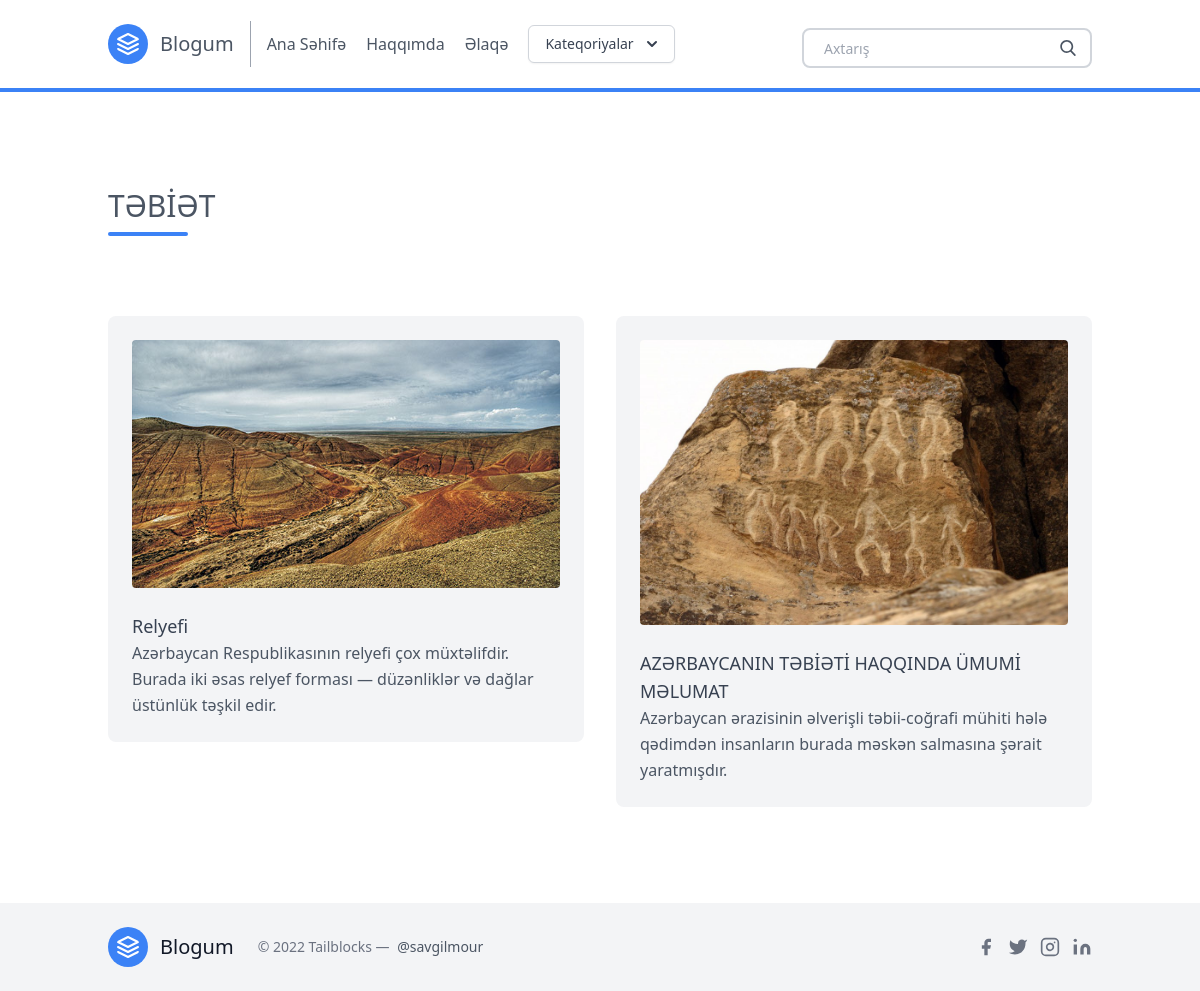
Screenshot of /postlist/tebiet/ with the database file from the repository.
### posts/models.py (models this page shows, shortened)
class Category(models.Model):
    title = models.CharField(max_length=20)
    subtitle = models.CharField(max_length=20)
    slug = models.SlugField()
    thumbnail = models.ImageField()

class Post(models.Model):
    title = models.CharField(max_length=100)
    slug = models.SlugField()
    overview = models.TextField()
    timestamp = models.DateTimeField(auto_now_add=True)
    content = models.TextField()
    author = models.ForeignKey(Author, on_delete=models.CASCADE)
    thumbnail = models.ImageField()
    categories = models.ManyToManyField(Category)
    featured = models.BooleanField()
    tags = TaggableManager()

### posts/views.py (the view)
# urls.py: path('postlist/<slug>/', postlist, name = 'postlist'),
def postlist (request,slug):
    category = Category.objects.get(slug = slug)
    posts = Post.objects.filter(categories__in=[category])
    context = {
        'posts': posts,
        'category': category,
    }
    return render(request, 'post_list.html', context)

### posts/templatetags/markdown_extras.py (called while the page is built)
@register.simple_tag
def get_categories():
    return Category.objects.all()[0:3]

### templates/post_list.html (shortened to what this page needs)
{% extends 'base.html' %}
{% block content %}
<section class="text-gray-600 body-font">
    <div class="container px-5 py-24 mx-auto">
      <div class="flex flex-wrap w-full mb-20">
        <div class="lg:w-1/2 w-full mb-6 lg:mb-0">
          <h1 class="sm:text-3xl text-2xl font-medium title-font mb-2 text-gray-600">
            {{ category.title }}</h1>
          <div class="h-1 w-20 bg-blue-500 rounded"></div>
        </div>
      </div>
      <div class="flex flex-wrap -m-4">
       {% for post in posts %}
        <div class="xl:w-1/4 md:w-1/2 p-4">
          <div class="bg-gray-100 p-6 rounded-lg">
            <img class="h-100 rounded w-full object-cover object-center mb-6" src="{{ post.thumbnail.url }}" alt="content">
            <a href="{% url 'post' post.slug %}" h2 class="rounded-lg transition ease-in-out delay-150 hover:-translate-y-1 hover:scale-110 hover:bg-pink-300 duration-300 text-lg text-gray-700 font-medium title-font mb-4">
              {{ post.title }}</a>
            <p class="leading-relaxed text-base">
              {{ post.overview }}</p>
          </div>
        </div>
       {% endfor %}
      </div>
    </div>
</section>
{% endblock content %}

### rows the page displays
Category: title "TƏBİƏT"
Post: thumbnail (picture), title "Relyefi", overview "Azərbaycan Respublikasının relyefi çox müxtəlifdir. Burada iki əsas relyef forması — düzənliklər və dağlar üstünlük təşkil edir."
Post: thumbnail (picture), title "AZƏRBAYCANIN TƏBİƏTİ HAQQINDA ÜMUMİ MƏLUMAT", overview "Azərbaycan ərazisinin əlverişli təbii-coğrafi mühiti hələ qədimdən insanların burada məskən salmasına şərait yaratmışdır."
